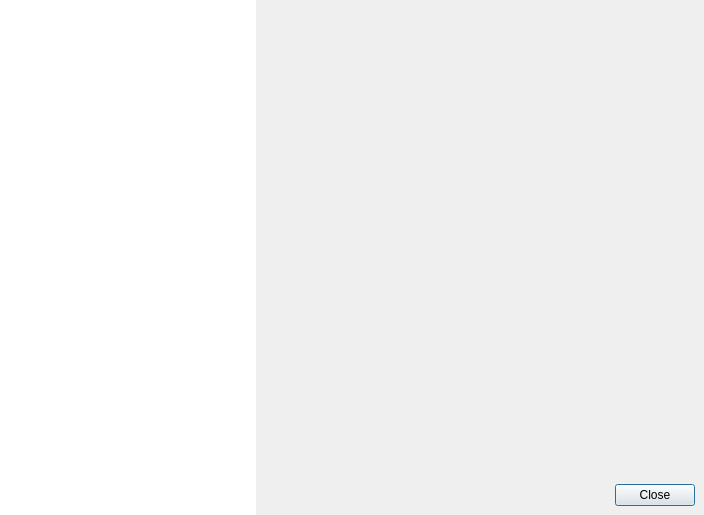
<?xml version="1.0" encoding="UTF-8"?>
<ui version="4.0">
 <class>Mirall::SettingsDialog</class>
 <widget class="QDialog" name="Mirall::SettingsDialog">
  <property name="geometry">
   <rect>
    <x>0</x>
    <y>0</y>
    <width>704</width>
    <height>515</height>
   </rect>
  </property>
  <property name="windowTitle">
   <string>Settings</string>
  </property>
  <layout class="QGridLayout" name="gridLayout">
   <property name="margin">
    <number>0</number>
   </property>
   <property name="spacing">
    <number>0</number>
   </property>
   <item row="0" column="0" rowspan="2">
    <widget class="QListWidget" name="labelWidget">
     <property name="sizePolicy">
      <sizepolicy hsizetype="Maximum" vsizetype="Expanding">
       <horstretch>0</horstretch>
       <verstretch>0</verstretch>
      </sizepolicy>
     </property>
     <property name="frameShape">
      <enum>QFrame::NoFrame</enum>
     </property>
     <property name="frameShadow">
      <enum>QFrame::Plain</enum>
     </property>
    </widget>
   </item>
   <item row="0" column="1">
    <widget class="QStackedWidget" name="stack"/>
   </item>
   <item row="1" column="1">
    <widget class="QWidget" name="widget" native="true">
     <layout class="QVBoxLayout" name="verticalLayout">
      <property name="leftMargin">
       <number>0</number>
      </property>
      <property name="topMargin">
       <number>0</number>
      </property>
      <item>
       <widget class="QDialogButtonBox" name="buttonBox">
        <property name="orientation">
         <enum>Qt::Horizontal</enum>
        </property>
        <property name="standardButtons">
         <set>QDialogButtonBox::Close</set>
        </property>
       </widget>
      </item>
     </layout>
    </widget>
   </item>
  </layout>
 </widget>
 <resources/>
 <connections/>
</ui>
